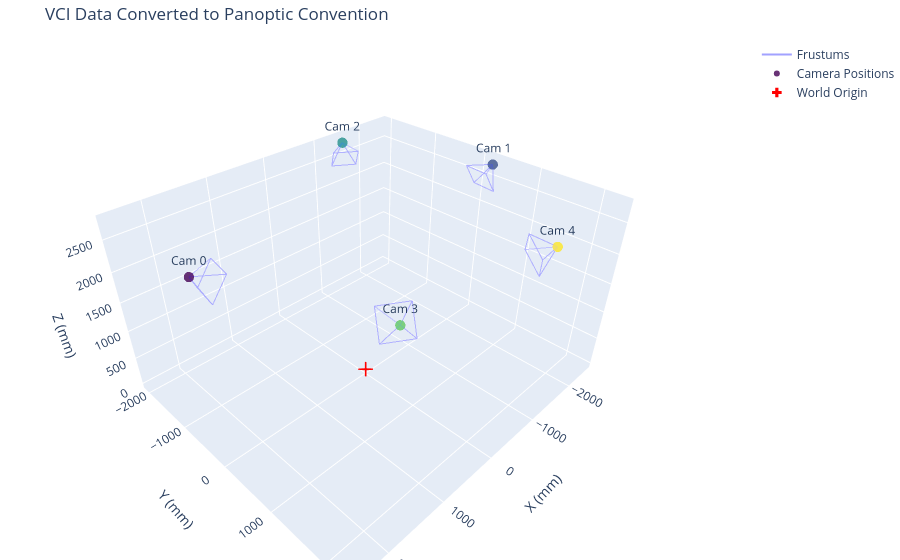

The notebook cell saved with this chart:
### Code cell
cameras_parameters_panoptic = read_calibration_panoptic('calibration.json')      # vertical up direction is "+z"
extrinsic_matrices_panoptic = extract_extrinsics_panoptic(cameras_parameters_panoptic)   # Shape (n, 4, 4) <class 'numpy.ndarray'>
camera_matrices_panoptic = extract_camera_matrices_panoptic(cameras_parameters_panoptic) # Shape (n, 3, 3) <class 'numpy.ndarray'>
distortion_coefficients_raw_panoptic = extract_distortion_coefficients_panoptic(cameras_parameters_panoptic) # Shape (n, 5) <class 'numpy.ndarray'>

visualize_cameras(extrinsic_matrices_panoptic, "VCI Data Converted to Panoptic Convention")
